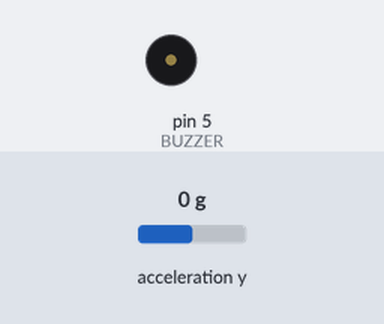
A sketch run on a simulated Arduino Mega 2560, built for the host (arithmetic inside an expression is 32-bit, double 64-bit). Shown: buzzer (waves = sounding, pin HIGH). Inputs (shaded band) come from the test bench; at power-on: acceleration y 0 g. WiFi joins after 1.5 s; servers stay silent unless stated; what the sketch prints to the serial monitor is not drawn.

Above: at 1.2 s.
1.3 s: acceleration y set to -1.4 g
At 20.8 s:
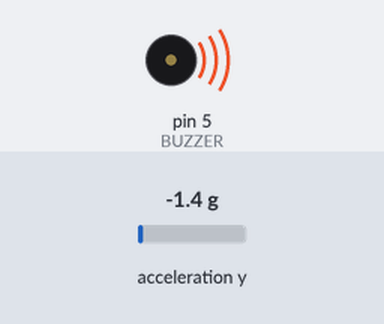
Timing chart, 0 to 21.5 s (numbered marks = the images above; inputs shaded):
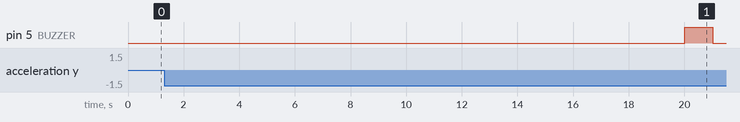

The sketch:

fit_buddy.ino
```cpp
#include <SPI.h>
#include "SparkFunLSM6DS3.h"
#include "Wire.h"
#include "WiFiEsp.h"
#ifndef HAVE_HWSERIAL1
#include "SoftwareSerial.h"
SoftwareSerial Serial1(10, 11); // RX, TX
#endif

#define BUZZER 5

char ssid[] = "ResNet Mobile Access";         // Network SSID (name)
char pass[] = "";                             // Network password
int status = WL_IDLE_STATUS;                  // the Wifi radio's status
char server[] = "52.91.164.206";              // AWS server public IP address
char get_request[200];                        // HTTP request to server with data

WiFiEspClient client;                         // Initialize Ethernet client object

LSM6DS3 accelerometer;                        // Default constructor is I2C, addr 0x6B

int stepCounter;         // Current number of steps taken
float minY;              // Use for movement calibration
float maxY;              // Use for movement calibration
int timeStart;           // Use for calibration timing
int readDelay;           // How often to read accelerometer
bool dirUp;              // Did accelerometer go upwards?
bool dirDown;            // Did accelerometer go downwards?
int exerciseStartTime;   // Keep track of how long user been exercising
int exerciseDuration;    // How long user wants to exercise for
bool doneExercising;     // Check if done exercising yet
bool calibrating;        // Check if still calibrating
bool startedExercise;    // Check if started exercise yet
bool buzzed;             // Check if already notified that time is up

void setup()
{
  stepCounter = 0;           // Number of steps taken
  minY = -100;               // Move up = -Y
  maxY = 100;                // Move down = +Y
  readDelay = 500;           // Read accelerometer every 20 ms
  dirUp = false;             // Must go up then down to count as step
  dirDown = true;            // Start down
  doneExercising = false;
  exerciseDuration = 10000;  // Exercise duration specified by user
  calibrating = true;        // Start with calibration
  startedExercise = false;
  buzzed = false;
  pinMode(BUZZER, OUTPUT);   // Setup buzzer for when exercise time is up
  Serial.begin(115200);      // Initialize serial for debugging
  Serial1.begin(115200);     // initialize serial for ESP module

  accelerometer.begin();
  timeStart = millis();
}

void loop()
{
  // Check if done exercising yet
  if(startedExercise && isDoneExercising())  // done exercising
  {
    Serial.println("DONE EXERCISING");
    doneExercising = true;
    if(!buzzed) {                // Only buzz once
      buzz();                    // Buzz to alert user that time is up
      WiFi.init(&Serial1);       // Initialize ESP module

      // Attempt to connect to WiFi network
      while(status != WL_CONNECTED) {
        Serial.print("Attempting to connect to WPA SSID: ");
        Serial.println(ssid);
        status = WiFi.begin(ssid, pass);   // Connect to WPA/WPA2 network
      }
      Serial.println("Successfully connected to the network");
      printWifiStatus();
      connectToServer();
      sendData();
    }
  }

  if(!doneExercising)  // Not done exercising yet so keep going
  {
    // Calibrate for 10 seconds to find best values for detecting movement
    if((millis() - timeStart) < 10000)  // Still calibrating
      calibrate();
    else                                // Done calibrating, do step counting
    {
      calibrating = false;
      if(!startedExercise) {
        startedExercise = true;
        exerciseStartTime = millis();
      }

      updateStepCount();
      Serial.print("Step Count: ");
      Serial.println(stepCounter);
      delay(200);
    }
  }
}

void printWifiStatus()
{
  // print SSID of network attached to
  Serial.print("SSID: ");
  Serial.println(WiFi.SSID());
  // print WiFi shield's IP address
  IPAddress ip = WiFi.localIP();
  Serial.print("IP Address: ");
  Serial.println(ip);
  // print received signal strength
  long rssi = WiFi.RSSI();
  Serial.print("Signal strength (RSSI): ");
  Serial.print(rssi);
  Serial.println("dBm");
}

void connectToServer()
{
  Serial.println();
  if(!client.connected()) {
    Serial.println("Starting connection to server...");
    client.connect(server, 5000);
  }
  Serial.println("Connected to server");
}

bool isDoneExercising()
{
  int curTime = millis();
  return (curTime - exerciseStartTime) >= exerciseDuration;
}

void buzz()
{
  digitalWrite(BUZZER,  HIGH);  // Make buzzer go off
  delay(1000);
  digitalWrite(BUZZER, LOW);
  buzzed = true;                // Only buzz once after time is up
}

void sendData()
{
  // Make HTTP request to send data to server
  sprintf(get_request, "GET /add?dur=%d&cnt=%d HTTP/1.1\r\nHost: 52.91.164.206\r\nConnection: close\r\n\r\n", exerciseDuration, stepCounter);  // send duration and step count
  client.print(get_request);

  while(client.available()) {
    char c = client.read();
    Serial.write(c);
  }
  delay(500);
}

void calibrate()
{
  float curY = accelerometer.readFloatAccelY();
  Serial.print("cur Y: ");
  Serial.println(curY);
  if(curY > maxY)
    maxY = curY;
  if(curY <= minY)
    minY = curY;
}

void updateStepCount()
{
  float curY = accelerometer.readFloatAccelY();
  if(curY < 0)
    dirUp = true;
  else
    dirDown = true;

  if(dirUp && dirDown) {
    stepCounter++;     // Must move up and down to count as step
    dirUp = false;     // Reset for next step
    dirDown = false;   // Reset for next step
  }
}
```
